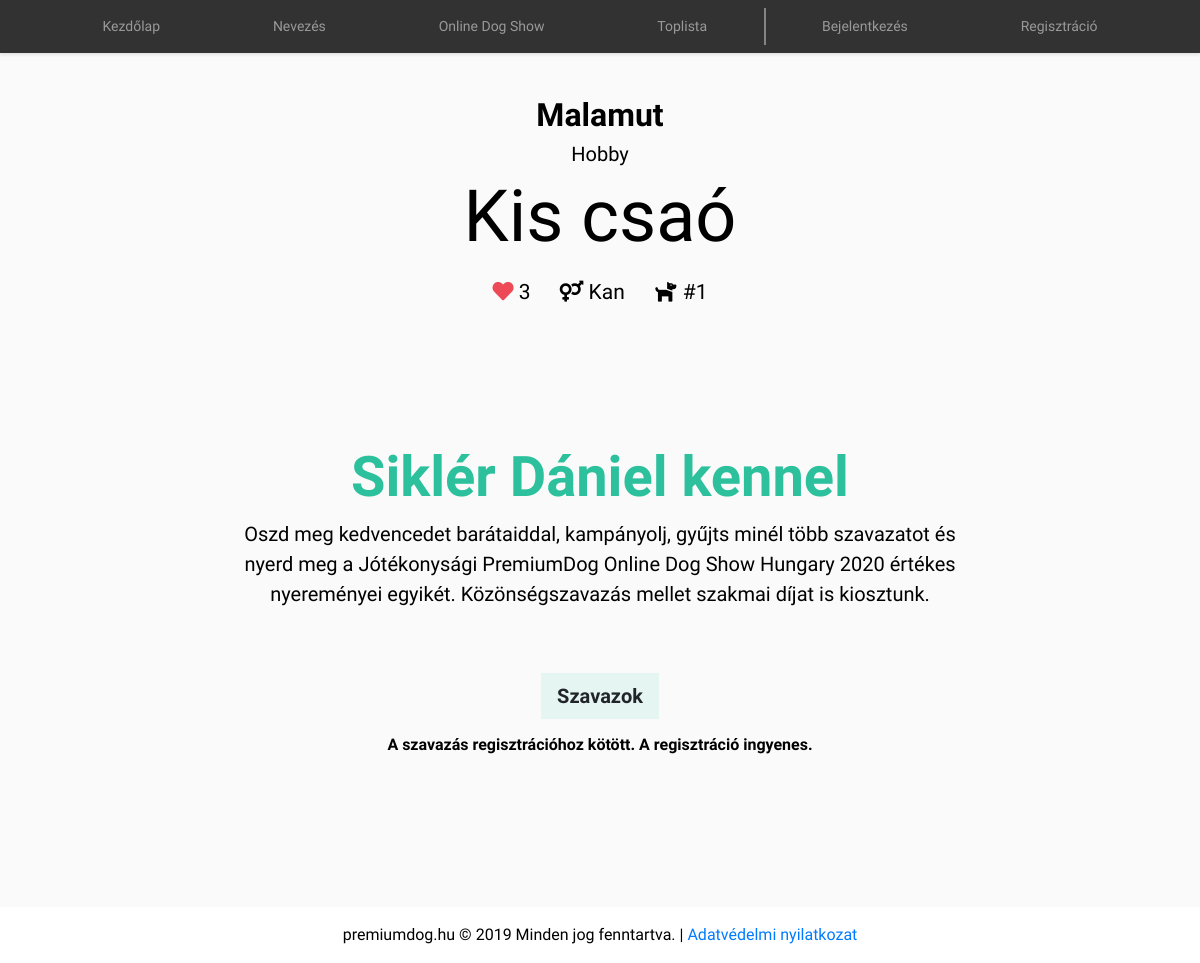
Screenshot of /szavazas/kis-csao/ with the database file from the repository.
### articles/models.py (models this page shows, shortened)
class Article(models.Model):
    dog_number = models.CharField(max_length=10, unique=True, default="")
    title= models.CharField(max_length=100)
    slug = models.SlugField()
    gender = models.CharField(max_length=5,default="", choices=GENDER)
    group = models.CharField(max_length=100,default="", choices=GROUP)
    category = models.ForeignKey('Category',on_delete=models.CASCADE, default="")
    owner = models.ForeignKey('Owner',on_delete=models.CASCADE, default="")
    gallery = models.ManyToManyField(Gallery)
    thumb = models.ImageField(default='default.png', blank=True)
    likes = models.ManyToManyField(User, related_name='likes', blank=True)
    date = models.DateTimeField(auto_now_add=True)

class Category(models.Model):
    name = models.CharField(max_length=254)
    def __str__(self):
        return self.name

class Owner(models.Model):
    name = models.CharField(max_length=254)
    def __str__(self):
        return self.name

### articles/views.py (the view)
# urls.py: path('<slug:slug>/', views.article_details, name='article_details'),
def article_details(request, slug):
    article = Article.objects.get(slug=slug)
    gallery = article.gallery.all()
    total_likes = article.likes.count()
    is_liked = False
    if article.likes.filter(id=request.user.id).exists():
        is_liked = True
    context = {
        'article':article,
        'gallery':gallery,
        'total_likes':total_likes,
        'is_liked':is_liked,}
    return render(request, 'articles/article_details.html', context)

### articles/templatetags/scripts.py (called while the page is built)
@register.simple_tag
def header_scripts():
    return Scripts.objects.get(shortcode='header')

@register.simple_tag
def footer_scripts():
    return Scripts.objects.get(shortcode='footer')

### articles/templates/articles/article_details.html (shortened to what this page needs)
{% load scripts %}
<!doctype html>
<html lang="hu">
<head>
  <link rel="stylesheet" href="https://stackpath.bootstrapcdn.com/bootstrap/4.4.1/css/bootstrap.min.css"
>
  <link rel="stylesheet" href="https://cdnjs.cloudflare.com/ajax/libs/font-awesome/5.12.1/css/all.min.css">
  <link rel="stylesheet" href="https://cdnjs.cloudflare.com/ajax/libs/ekko-lightbox/5.3.0/ekko-lightbox.css">
  <link rel="stylesheet" href="/static/style.css">
</head>
<body>
  <header>
    <div class="container-fluid navbar-bg fixed-top">
      <div class="container">
        <nav class="navbar navbar-expand-lg navbar-dark">
          <div class="collapse navbar-collapse" id="navbarNav">
            <ul class="navbar-nav nav-fill w-100">
              <li class="nav-item">
                <a class="nav-link" href="/">Kezdőlap</a>
              </li>
              <li class="nav-item">
                <a class="nav-link" href="{% url 'join' %}">Nevezés</a>
              </li>
              <li class="nav-item">
                <a class="nav-link" href="{% url 'article_list' %}">Online Dog Show</a>
              </li>
              <li class="nav-item">
                <a class="nav-link" href="{% url 'article_top_list' %}">Toplista</a>
              </li>
              {% if user.is_authenticated %}
              {% else %}
              <li class="nav-item">
                <a class="nav-link border-left pl-2" href="{% url 'login' %}">Bejelentkezés</a>
              </li>
              <li class="nav-item">
                <a class="nav-link" href="{% url 'register_url' %}">Regisztráció</a>
              </li>
              {% endif %}
            </ul>
          </div>
        </nav>
      </div>
    </div>
  </header>
  <main>
    <div class="container my-5">
      <div class="row">
        <div class="col-sm-12">
          <div class="container text-center my-5">
            <div class="row">
              <div class="col-sm-12">
                <h3><strong>{{article.category}}</strong></h3>
                <h5>{{ article.group}}</h5>
                <h1 class="display-2 mb-3">{{article.title}}</h1>
                <ul class="list-unstyled list-inlnie list-lg">
                  <li class="list-inline-item"><i class="fas fa-heart" style="color:#ed4956"></i>
                    {{article.likes.count}}</li>
                  <li class="list-inline-item"><i class="fas fa-venus-mars"></i> {{article.gender}}</li>
                  <li class="list-inline-item"><i class="fas fa-dog"></i> #{{article.dog_number}}</li>
                </ul>
              </div>
            </div>
          </div>
          <div class="container my-5">
            <div class="row">
              {% for x in gallery %}
              <div class="col-4">
              </div>
              {% endfor %}
            </div>
          </div>
          <div class="container">
            <div class="row d-flex justify-content-center">
              <div class="col-sm-12 col-md-8">
                <h2 class="card-owner h1 text-center">{{article.owner}}</h6>
                <p class="lead text-center">Oszd meg kedvencedet barátaiddal, kampányolj, gyűjts minél több szavazatot és nyerd meg a
                  Jótékonysági PremiumDog Online Dog Show Hungary 2020 értékes nyereményei egyikét.
                  Közönségszavazás mellet szakmai díjat is kiosztunk. </p>
              </div>
            </div>
          </div>
          {% if user.is_authenticated %}
          <div class="container text-center my-5">
            <div class="row">
              <div class="col-sm-12">
                {% if is_liked %}
                <h5 class="text-warning">Ön már szavazott erre a kutyusra!</h5>
                {% else %}
                <form action="{% url 'like_article' %}" method="POST">
                  {%csrf_token%}
                  <button type="submit" name="teszt" class="btn btn-lg btn-light" value="{{ article.id }}"><i
                      class="fas fa-heart" style="color:#ed4956"></i> Szavazok - ({{total_likes}}
                    szavazat)</button>
                </form>
                {% endif %}
              </div>
            </div>
          </div>
          {% else %}
          <div class="container text-center my-5">
            <div class="row">
              <div class="col-sm-12">
                <a href="{% url 'register_url' %}" class="btn btn-lg btn-light">Szavazok</a>
                <h6 class="mt-3"><strong>A szavazás regisztrációhoz kötött. A regisztráció ingyenes.</strong></h4>
              </div>
            </div>
          </div>
          {% endif %}
        </div>
      </div>
    </div>
  </main>
  <footer>
    <div class="container-fluid bg-white text-center py-3">
      <div class="row">
        <div class="col-sm-12">
          premiumdog.hu © 2019 Minden jog fenntartva. | <a href="{% url 'gdpr' %}">Adatvédelmi nyilatkozat</a>
        </div>
      </div>
    </div>
  </footer>
</body>
</html>

### static/style.css (style rules this page uses)
body { font-family: 'Sen', sans-serif; color: #000; background-color: #FAFAFA; }
.h1, h1 { font-size: 3.5rem !important; }
.h2, h2 { font-size: 2.5rem !important; }
.h3, h3 { font-size: 2rem !important; }
.display-2 { font-size: 4.5rem !important; }
.navbar-bg { background: #323232; box-shadow: 0 2px 3px 0 rgba(0, 0, 0, .1); }
.navbar { font-size: 14px; color: #f5f5f7; font-weight: 300; }
.navbar .border-left { border-left:2px solid rgba(255, 255, 255, 0.4) !important; }
.container { max-width: 1400px; }
.card-owner { color: rgba(44, 192, 156, 1) !important; font-weight: 600; }
.list-lg { font-size: 21px !important; }
.list-lg .list-inline-item:not(:last-child) { margin-right: 1.5rem; }
.btn { animation: shadow-pulse 2s infinite; border-radius: 0; }
.btn-light { background-color: #fff; background: #fff; border: none; background: rgba(44, 192, 156, 0.1); transition: 2s; font-weight: 700; }

### rows the page displays
Article: category "Malamut", group "Hobby", title "Kis csaó", likes.count "3", gender "Kan", dog_number "1", owner "Siklér Dániel kennel"
